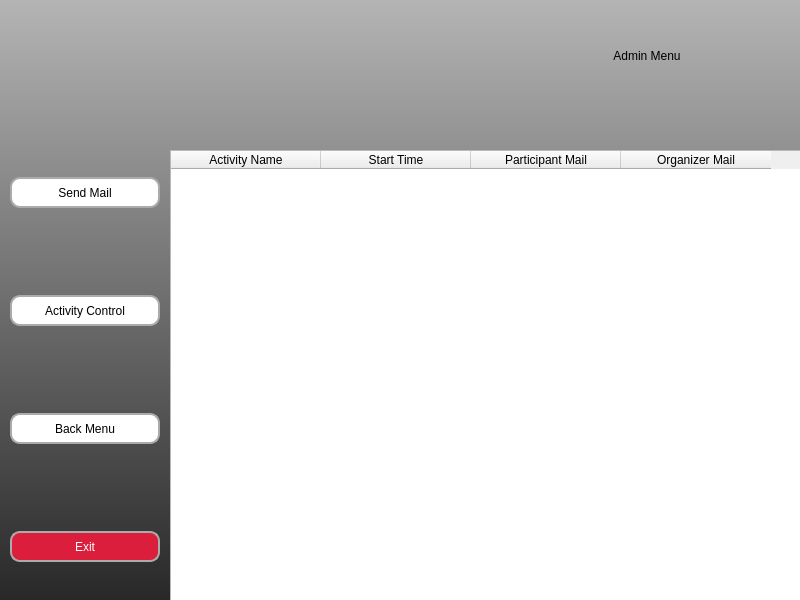
<?xml version="1.0" encoding="UTF-8"?>
<ui version="4.0">
 <class>MainWindow</class>
 <widget class="QMainWindow" name="MainWindow">
  <property name="geometry">
   <rect>
    <x>0</x>
    <y>0</y>
    <width>800</width>
    <height>600</height>
   </rect>
  </property>
  <property name="sizePolicy">
   <sizepolicy hsizetype="Fixed" vsizetype="Fixed">
    <horstretch>0</horstretch>
    <verstretch>0</verstretch>
   </sizepolicy>
  </property>
  <property name="windowTitle">
   <string>MainWindow</string>
  </property>
  <widget class="QWidget" name="centralwidget">
   <widget class="QWidget" name="layoutWidget">
    <property name="geometry">
     <rect>
      <x>0</x>
      <y>10</y>
      <width>681</width>
      <height>92</height>
     </rect>
    </property>
    <layout class="QHBoxLayout" name="horizontalLayout">
     <item>
      <widget class="QLabel" name="label">
       <property name="maximumSize">
        <size>
         <width>350</width>
         <height>90</height>
        </size>
       </property>
       <property name="text">
        <string/>
       </property>
       <property name="pixmap">
        <pixmap>../images/logo_720.png</pixmap>
       </property>
       <property name="scaledContents">
        <bool>true</bool>
       </property>
      </widget>
     </item>
     <item>
      <spacer name="horizontalSpacer_2">
       <property name="orientation">
        <enum>Qt::Orientation::Horizontal</enum>
       </property>
       <property name="sizeHint" stdset="0">
        <size>
         <width>40</width>
         <height>20</height>
        </size>
       </property>
      </spacer>
     </item>
     <item>
      <widget class="QLabel" name="label_2">
       <property name="styleSheet">
        <string notr="true">color:black;

font: italic 28pt &quot;Harlow Solid&quot;;</string>
       </property>
       <property name="text">
        <string>Admin Menu</string>
       </property>
       <property name="alignment">
        <set>Qt::AlignmentFlag::AlignCenter</set>
       </property>
      </widget>
     </item>
    </layout>
   </widget>
   <widget class="QLabel" name="label_bg">
    <property name="geometry">
     <rect>
      <x>0</x>
      <y>0</y>
      <width>800</width>
      <height>600</height>
     </rect>
    </property>
    <property name="sizePolicy">
     <sizepolicy hsizetype="Expanding" vsizetype="Expanding">
      <horstretch>0</horstretch>
      <verstretch>0</verstretch>
     </sizepolicy>
    </property>
    <property name="layoutDirection">
     <enum>Qt::LayoutDirection::LeftToRight</enum>
    </property>
    <property name="styleSheet">
     <string notr="true">background-color:qlineargradient(spread:pad, x1:0, y1:1, x2:0, y2:0, stop:0 rgba(40, 40, 40, 255), stop:1 rgba(180, 180, 180, 255))</string>
    </property>
    <property name="text">
     <string/>
    </property>
    <property name="scaledContents">
     <bool>false</bool>
    </property>
    <property name="alignment">
     <set>Qt::AlignmentFlag::AlignHCenter|Qt::AlignmentFlag::AlignTop</set>
    </property>
   </widget>
   <widget class="QTableWidget" name="tableWidget">
    <property name="geometry">
     <rect>
      <x>170</x>
      <y>150</y>
      <width>631</width>
      <height>451</height>
     </rect>
    </property>
    <property name="styleSheet">
     <string notr="true">table_style = &quot;&quot;&quot;
QTableWidget {
    background-color: #F4F6F8;
    alternate-background-color: #EEF3F8;
    gridline-color: #DADFE3;
    color: #2E2E2E;
    selection-background-color: #C9E4FF;
    selection-color: #000000;
    border: 1px solid #DADFE3;
    font-size: 14px;
}

QHeaderView::section {
    background-color: #E6E9EC;
    color: #333333;
    padding: 4px;
    border: 1px solid #DADFE3;
    font-weight: bold;
}

QTableCornerButton::section {
    background-color: #E6E9EC;
    border: 1px solid #DADFE3;
}
&quot;&quot;&quot;
</string>
    </property>
    <property name="alternatingRowColors">
     <bool>true</bool>
    </property>
    <property name="sortingEnabled">
     <bool>true</bool>
    </property>
    <attribute name="horizontalHeaderMinimumSectionSize">
     <number>33</number>
    </attribute>
    <attribute name="horizontalHeaderDefaultSectionSize">
     <number>150</number>
    </attribute>
    <attribute name="verticalHeaderDefaultSectionSize">
     <number>30</number>
    </attribute>
    <column>
     <property name="text">
      <string>Activity Name</string>
     </property>
    </column>
    <column>
     <property name="text">
      <string>Start Time</string>
     </property>
    </column>
    <column>
     <property name="text">
      <string>Participant Mail</string>
     </property>
    </column>
    <column>
     <property name="text">
      <string>Organizer Mail</string>
     </property>
    </column>
   </widget>
   <widget class="QWidget" name="layoutWidget_2">
    <property name="geometry">
     <rect>
      <x>10</x>
      <y>150</y>
      <width>161</width>
      <height>441</height>
     </rect>
    </property>
    <layout class="QVBoxLayout" name="verticalLayout_2">
     <property name="spacing">
      <number>60</number>
     </property>
     <item>
      <widget class="QPushButton" name="button_send">
       <property name="minimumSize">
        <size>
         <width>150</width>
         <height>31</height>
        </size>
       </property>
       <property name="maximumSize">
        <size>
         <width>150</width>
         <height>31</height>
        </size>
       </property>
       <property name="styleSheet">
        <string notr="true">
QPushButton{
color:rgb(0, 0, 0);
background-color: rgb(255, 255, 255);
border-radius: 10px;
border: 2px solid rgb(171, 171, 171);
}
QPushButton:hover {
    background-color:rgb(255, 226, 229);
}
QPushButton:pressed {
    background-color: rgb(218, 30, 60);
	color: rgb(255, 255, 255)
}</string>
       </property>
       <property name="text">
        <string>Send Mail</string>
       </property>
      </widget>
     </item>
     <item>
      <widget class="QPushButton" name="button_activity">
       <property name="minimumSize">
        <size>
         <width>141</width>
         <height>31</height>
        </size>
       </property>
       <property name="maximumSize">
        <size>
         <width>150</width>
         <height>31</height>
        </size>
       </property>
       <property name="styleSheet">
        <string notr="true">
QPushButton{
color:rgb(0, 0, 0);
background-color: rgb(255, 255, 255);
border-radius: 10px;
border: 2px solid rgb(171, 171, 171);
}
QPushButton:hover {
    background-color:rgb(255, 226, 229);
}
QPushButton:pressed {
    background-color: rgb(218, 30, 60);
	color: rgb(255, 255, 255)
}</string>
       </property>
       <property name="text">
        <string>Activity Control</string>
       </property>
      </widget>
     </item>
     <item>
      <widget class="QPushButton" name="button_back">
       <property name="minimumSize">
        <size>
         <width>141</width>
         <height>31</height>
        </size>
       </property>
       <property name="maximumSize">
        <size>
         <width>150</width>
         <height>31</height>
        </size>
       </property>
       <property name="styleSheet">
        <string notr="true">
QPushButton{
color:rgb(0, 0, 0);
background-color: rgb(255, 255, 255);
border-radius: 10px;
border: 2px solid rgb(171, 171, 171);
}
QPushButton:hover {
    background-color:rgb(255, 226, 229);
}
QPushButton:pressed {
    background-color: rgb(218, 30, 60);
	color: rgb(255, 255, 255)
}</string>
       </property>
       <property name="text">
        <string>Back Menu</string>
       </property>
      </widget>
     </item>
     <item>
      <widget class="QPushButton" name="button_exit">
       <property name="sizePolicy">
        <sizepolicy hsizetype="Fixed" vsizetype="Fixed">
         <horstretch>0</horstretch>
         <verstretch>0</verstretch>
        </sizepolicy>
       </property>
       <property name="minimumSize">
        <size>
         <width>141</width>
         <height>31</height>
        </size>
       </property>
       <property name="maximumSize">
        <size>
         <width>150</width>
         <height>31</height>
        </size>
       </property>
       <property name="styleSheet">
        <string notr="true">
QPushButton{
    background-color: rgb(218, 30, 60);
	color: rgb(255, 255, 255);
border-radius: 10px;
border: 2px solid rgb(171, 171, 171);

}
QPushButton:hover {
color:black;
    background-color:rgb(255, 226, 229);
}
QPushButton:pressed {
    color:rgb(0, 0, 0);
background-color: rgb(255, 255, 255);

}</string>
       </property>
       <property name="text">
        <string>Exit</string>
       </property>
      </widget>
     </item>
    </layout>
   </widget>
   <zorder>label_bg</zorder>
   <zorder>layoutWidget</zorder>
   <zorder>tableWidget</zorder>
   <zorder>layoutWidget_2</zorder>
  </widget>
 </widget>
 <resources/>
 <connections/>
</ui>
